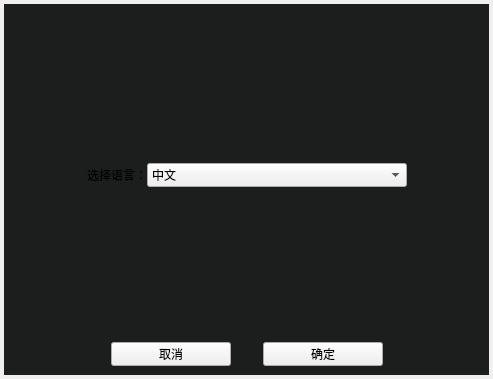
<?xml version="1.0" encoding="UTF-8"?>
<ui version="4.0">
 <class>FrameworkLanguage</class>
 <widget class="qMRMLWidget" name="FrameworkLanguage">
  <property name="geometry">
   <rect>
    <x>0</x>
    <y>0</y>
    <width>493</width>
    <height>379</height>
   </rect>
  </property>
  <property name="styleSheet">
   <string notr="true"/>
  </property>
  <layout class="QHBoxLayout" name="horizontalLayout_2">
   <property name="leftMargin">
    <number>4</number>
   </property>
   <property name="topMargin">
    <number>4</number>
   </property>
   <property name="rightMargin">
    <number>4</number>
   </property>
   <property name="bottomMargin">
    <number>4</number>
   </property>
   <item>
    <widget class="QWidget" name="widget" native="true">
     <property name="styleSheet">
      <string notr="true">#widget{background-color: rgb(28, 29, 29);}</string>
     </property>
     <layout class="QVBoxLayout" name="verticalLayout">
      <item>
       <spacer name="verticalSpacer">
        <property name="orientation">
         <enum>Qt::Vertical</enum>
        </property>
        <property name="sizeHint" stdset="0">
         <size>
          <width>20</width>
          <height>141</height>
         </size>
        </property>
       </spacer>
      </item>
      <item>
       <widget class="QWidget" name="widget_2" native="true">
        <layout class="QHBoxLayout" name="horizontalLayout">
         <property name="spacing">
          <number>0</number>
         </property>
         <property name="leftMargin">
          <number>0</number>
         </property>
         <property name="topMargin">
          <number>0</number>
         </property>
         <property name="rightMargin">
          <number>0</number>
         </property>
         <property name="bottomMargin">
          <number>0</number>
         </property>
         <item>
          <spacer name="horizontalSpacer">
           <property name="orientation">
            <enum>Qt::Horizontal</enum>
           </property>
           <property name="sizeHint" stdset="0">
            <size>
             <width>40</width>
             <height>20</height>
            </size>
           </property>
          </spacer>
         </item>
         <item>
          <widget class="QLabel" name="label">
           <property name="text">
            <string>选择语言：</string>
           </property>
          </widget>
         </item>
         <item>
          <widget class="QComboBox" name="cmbLanguage">
           <property name="minimumSize">
            <size>
             <width>260</width>
             <height>24</height>
            </size>
           </property>
           <property name="maximumSize">
            <size>
             <width>260</width>
             <height>24</height>
            </size>
           </property>
           <item>
            <property name="text">
             <string>中文</string>
            </property>
           </item>
           <item>
            <property name="text">
             <string>English</string>
            </property>
           </item>
          </widget>
         </item>
         <item>
          <spacer name="horizontalSpacer_2">
           <property name="orientation">
            <enum>Qt::Horizontal</enum>
           </property>
           <property name="sizeHint" stdset="0">
            <size>
             <width>40</width>
             <height>20</height>
            </size>
           </property>
          </spacer>
         </item>
        </layout>
       </widget>
      </item>
      <item>
       <spacer name="verticalSpacer_2">
        <property name="orientation">
         <enum>Qt::Vertical</enum>
        </property>
        <property name="sizeHint" stdset="0">
         <size>
          <width>20</width>
          <height>140</height>
         </size>
        </property>
       </spacer>
      </item>
      <item>
       <widget class="QWidget" name="widget_3" native="true">
        <property name="minimumSize">
         <size>
          <width>0</width>
          <height>24</height>
         </size>
        </property>
        <property name="maximumSize">
         <size>
          <width>16777215</width>
          <height>24</height>
         </size>
        </property>
        <layout class="QHBoxLayout" name="horizontalLayout_3">
         <property name="spacing">
          <number>32</number>
         </property>
         <property name="leftMargin">
          <number>0</number>
         </property>
         <property name="topMargin">
          <number>0</number>
         </property>
         <property name="rightMargin">
          <number>0</number>
         </property>
         <property name="bottomMargin">
          <number>0</number>
         </property>
         <item>
          <spacer name="horizontalSpacer_3">
           <property name="orientation">
            <enum>Qt::Horizontal</enum>
           </property>
           <property name="sizeHint" stdset="0">
            <size>
             <width>63</width>
             <height>20</height>
            </size>
           </property>
          </spacer>
         </item>
         <item>
          <widget class="QPushButton" name="btnCancel">
           <property name="minimumSize">
            <size>
             <width>120</width>
             <height>24</height>
            </size>
           </property>
           <property name="maximumSize">
            <size>
             <width>120</width>
             <height>24</height>
            </size>
           </property>
           <property name="text">
            <string>取消</string>
           </property>
          </widget>
         </item>
         <item>
          <widget class="QPushButton" name="btnConfirm">
           <property name="minimumSize">
            <size>
             <width>120</width>
             <height>24</height>
            </size>
           </property>
           <property name="maximumSize">
            <size>
             <width>120</width>
             <height>24</height>
            </size>
           </property>
           <property name="text">
            <string>确定</string>
           </property>
          </widget>
         </item>
         <item>
          <spacer name="horizontalSpacer_4">
           <property name="orientation">
            <enum>Qt::Horizontal</enum>
           </property>
           <property name="sizeHint" stdset="0">
            <size>
             <width>62</width>
             <height>20</height>
            </size>
           </property>
          </spacer>
         </item>
        </layout>
       </widget>
      </item>
     </layout>
    </widget>
   </item>
  </layout>
 </widget>
 <customwidgets>
  <customwidget>
   <class>qMRMLWidget</class>
   <extends>QWidget</extends>
   <header>qMRMLWidget.h</header>
   <container>1</container>
  </customwidget>
 </customwidgets>
 <resources/>
 <connections/>
</ui>
